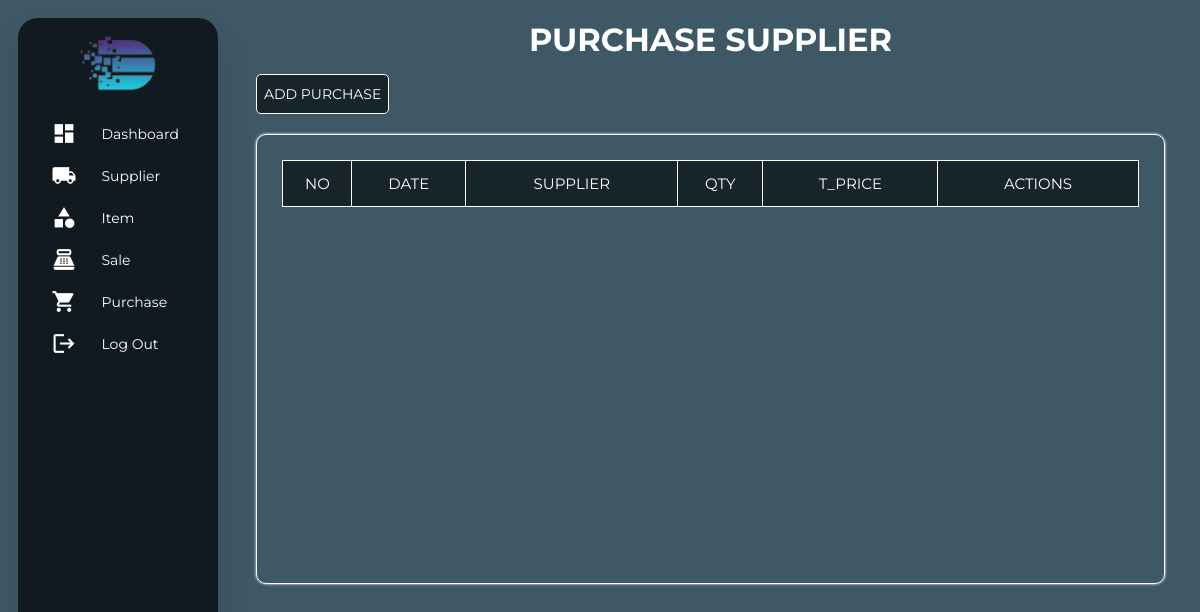
The app's page /view/viewPurchase.php (signed in), older data.
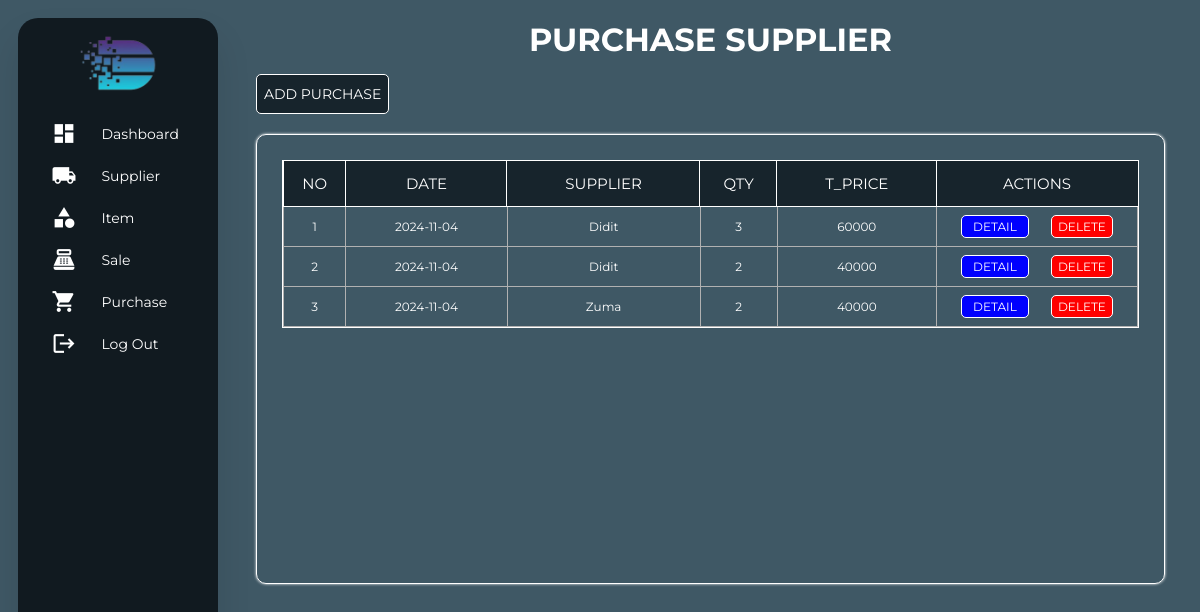
The same page, newer data.
### tables this page shows
CREATE TABLE `purchase` (
  `id` int(11) NOT NULL,
  `tgl_purchase` date NOT NULL,
  `supplier_id` int(100) NOT NULL
);

CREATE TABLE `supplier` (
  `id` int(100) NOT NULL,
  `name` varchar(100) NOT NULL,
  `email` varchar(100) NOT NULL,
  `contact` varchar(100) NOT NULL,
  `address` varchar(100) NOT NULL
);

### repository/getAllData.php (called while the page is built, shortened)
<?php
require_once "../model/purchaseModel.php";
function getAllPurchase(): array
{
    $connection = getConnection();
    $query = "SELECT
        p.id AS purchase_id,
        p.tgl_purchase,
        s.name AS supplier_name, -- Mengambil nama supplier
        SUM(dp.quantity) AS quantity,
        SUM(dp.total_price) AS total_price
    FROM
        purchase p
    JOIN
        detail_purchase dp ON p.id = dp.purchase_id
    JOIN
        supplier s ON p.supplier_id = s.id -- Join dengan tabel supplier
    GROUP BY
        p.id, p.tgl_purchase, s.name";
    $result = $connection->query($query);
    $array = [];
    while ($row = $result->fetch()) {
        $tgl_purchase = new DateTime($row['tgl_purchase']);
        $array[] = new Purchase(
            id: $row['purchase_id'],
            tgl_purchase: $tgl_purchase,
            supplier_name: $row['supplier_name'],
            quantity: $row["quantity"],
            total_price: $row['total_price']
        );
    }
    return $array;
}

### model/purchaseModel.php (called while the page is built, shortened)
<?php
class Purchase
{
    private int $id;
    private DateTime $tgl_purchase;
    private int $quantity;
    private int $total_price;
    public function __construct(int $id, DateTime $tgl_purchase, string $supplier_name, int $quantity, int $total_price)
    {
        $this->id = $id;
        $this->tgl_purchase = $tgl_purchase;
        $this->supplier_name = $supplier_name;
        $this->quantity = $quantity;
        $this->total_price = $total_price;
    }
    public function getId(): int
    {
        return $this->id;
    }
    public function getTglPurchase(): string
    {
        return $this->tgl_purchase->format('Y-m-d');
    }
    public function getSupplierName(): string
    {
        return $this->supplier_name;
    }
    public function getQuantity(): int
    {
        return $this->quantity;
    }
    public function getTotalPrice(): int
    {
        return $this->total_price;
    }
}

### view/viewPurchase.php (the view, shortened to what the changed rows need)
<?php
require_once "../repository/getAllData.php";
$data = getAllPurchase();
?>
<!DOCTYPE html>
    <html lang="en">
    <head>
        <link rel="stylesheet" href="../assets/style/stylePurchase.css">
    </head>
    <body>
        <div class="container">
            <div class="content-container">
                <div class="header">
                    <h1>PURCHASE SUPPLIER</h1>
                </div>
                <div class="outer-wrapper">
                    <div class="table-wrapper">
                        <table>
                            <tr>
                                <th>NO</th>
                                <th>DATE</th>
                                <th>SUPPLIER</th>
                                <th>QTY</th>
                                <th>T_PRICE</th>
                                <th class="change">ACTIONS</th>
                            </tr>
                            <?php
                            $counter = 1;
                            foreach ($data as $purchase) { ?>
                                <tr>
                                    <td><?= $counter ?></td>
                                    <td><?= $purchase->getTglPurchase()?></td>
                                    <td><?= $purchase->getSupplierName()?></td>
                                    <td><?= $purchase->getQuantity()?></td>
                                    <td><?= $purchase->getTotalPrice()?></td>
                                    <td>
                                        <div class="button-control">
                                            <a href="viewDetailPurchase.php?id=<?=$purchase->getId()?>" class="button-detail">DETAIL</a>
                                            <a href="../repository/purchase_supplier/actionDeletePurchase.php?action_type=delete&id=<?= $purchase->getId() ?>" class="button-delete">DELETE</a>
                                        </div>
                                    </td>
                                </tr>
                                <?php $counter++;
                            } ?>
                        </table>
                    </div>
                </div>
            </div>
        </div>
    </body>
</html>

Row changes from the older to the newer data that the page shows:
added purchase: TglPurchase "2024-11-04", supplier.name "Didit", Quantity "3", TotalPrice "60000"
added purchase: TglPurchase "2024-11-04", supplier.name "Didit", Quantity "2", TotalPrice "40000"
added purchase: TglPurchase "2024-11-04", supplier.name "Zuma", Quantity "2", TotalPrice "40000"
